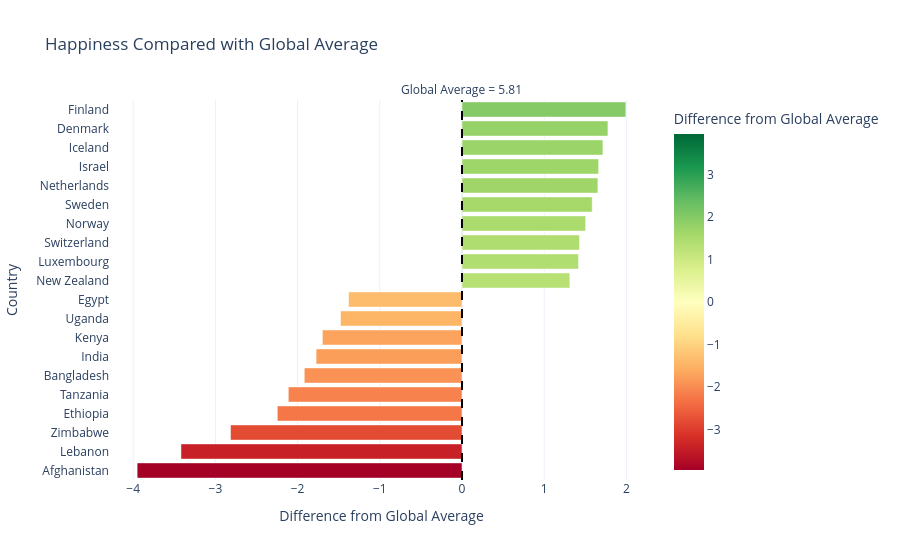

This figure's notebook cell:
### Code cell
# Calculate global average happiness score
global_average = df['Score'].mean()

# Calculate difference from global average
df['Difference'] = df['Score'] - global_average

# Select 10 happiest and 10 lowest-scoring countries
comparison = pd.concat([
    df.nsmallest(10, 'Score'),
    df.nlargest(10, 'Score')
])

comparison = comparison.sort_values('Difference')

# Create diverging colour chart
max_difference = comparison['Difference'].abs().max()

fig2 = px.bar(
    comparison,
    x='Difference',
    y='Country',
    orientation='h',
    color='Difference',
    color_continuous_scale='RdYlGn',
    color_continuous_midpoint=0,
    range_color=[-max_difference, max_difference],
    title='Happiness Compared with Global Average',
    labels={
        'Difference': 'Difference from Global Average',
        'Country': 'Country'
    },
    template='plotly_white'
)

# Add global average annotation
fig2.add_vline(
    x=0,
    line_dash='dash',
    line_color='black',
    annotation_text=f'Global Average = {global_average:.2f}',
    annotation_position='top'
)

fig2.show()

### Figure 1 — Plotly figure (JSON) as saved in the notebook; plotly's stock layout.template omitted (floating-point values rounded to 4 significant figures)
{"data": [{"hovertemplate": "Difference from Global Average=%{marker.color}<br>Country=%{y}<extra></extra>", "legendgroup": "", "marker": {"color": [-3.952, -3.419, -2.816, -2.247, -2.113, -1.919, -1.775, -1.699, -1.478, -1.38, 1.312, 1.417, 1.429, 1.504, 1.584, 1.653, 1.662, 1.714, 1.775, 1.993], "coloraxis": "coloraxis", "pattern": {"shape": ""}}, "name": "", "orientation": "h", "showlegend": false, "textposition": "auto", "type": "bar", "x": [-3.952, -3.419, -2.816, -2.247, -2.113, -1.919, -1.775, -1.699, -1.478, -1.38, 1.312, 1.417, 1.429, 1.504, 1.584, 1.653, 1.662, 1.714, 1.775, 1.993], "xaxis": "x", "y": ["Afghanistan", "Lebanon", "Zimbabwe", "Ethiopia", "Tanzania", "Bangladesh", "India", "Kenya", "Uganda", "Egypt", "New Zealand", "Luxembourg", "Switzerland", "Norway", "Sweden", "Netherlands", "Israel", "Iceland", "Denmark", "Finland"], "yaxis": "y"}], "layout": {"annotations": [{"showarrow": false, "text": "Global Average = 5.81", "x": 0, "xanchor": "center", "xref": "x", "y": 1, "yanchor": "bottom", "yref": "y domain"}], "barmode": "relative", "coloraxis": {"autocolorscale": false, "cmax": 3.952, "cmid": 0, "cmin": -3.952, "colorbar": {"title": {"text": "Difference from Global Average"}}, "colorscale": [[0, "rgb(165,0,38)"], [0.1, "rgb(215,48,39)"], [0.2, "rgb(244,109,67)"], [0.3, "rgb(253,174,97)"], [0.4, "rgb(254,224,139)"], [0.5, "rgb(255,255,191)"], [0.6, "rgb(217,239,139)"], [0.7, "rgb(166,217,106)"], [0.8, "rgb(102,189,99)"], [0.9, "rgb(26,152,80)"], [1, "rgb(0,104,55)"]]}, "legend": {"tracegroupgap": 0}, "shapes": [{"line": {"color": "black", "dash": "dash"}, "type": "line", "x0": 0, "x1": 0, "xref": "x", "y0": 0, "y1": 1, "yref": "y domain"}], "title": {"text": "Happiness Compared with Global Average"}, "xaxis": {"anchor": "y", "domain": [0, 1], "title": {"text": "Difference from Global Average"}}, "yaxis": {"anchor": "x", "domain": [0, 1], "title": {"text": "Country"}}}}
